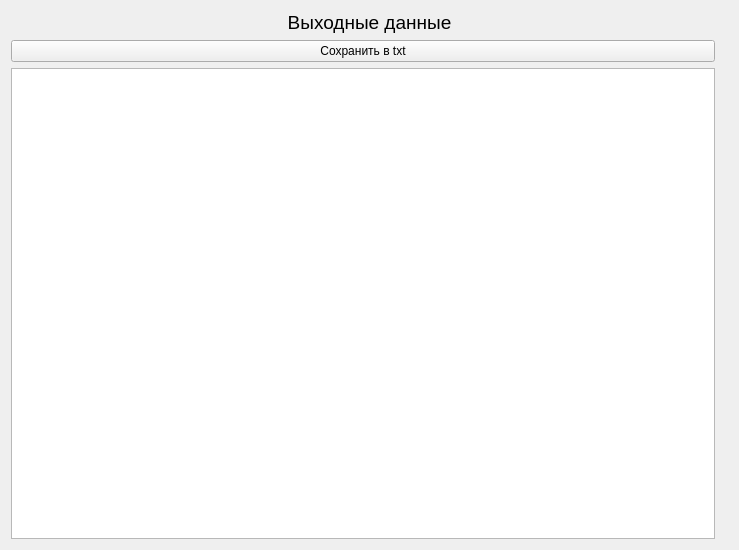
<?xml version="1.0" encoding="UTF-8"?>
<ui version="4.0">
 <class>results_data_page</class>
 <widget class="QWidget" name="results_data_page">
  <property name="geometry">
   <rect>
    <x>0</x>
    <y>0</y>
    <width>739</width>
    <height>550</height>
   </rect>
  </property>
  <property name="windowTitle">
   <string>Form</string>
  </property>
  <layout class="QGridLayout" name="gridLayout">
   <item row="1" column="0">
    <widget class="QPushButton" name="save_file_button">
     <property name="text">
      <string>Сохранить в txt</string>
     </property>
    </widget>
   </item>
   <item row="0" column="0" colspan="2">
    <widget class="QLabel" name="label_2">
     <property name="font">
      <font>
       <pointsize>14</pointsize>
      </font>
     </property>
     <property name="text">
      <string>Выходные данные</string>
     </property>
     <property name="alignment">
      <set>Qt::AlignmentFlag::AlignCenter</set>
     </property>
    </widget>
   </item>
   <item row="1" column="1">
    <widget class="QLabel" name="filename_label">
     <property name="text">
      <string/>
     </property>
    </widget>
   </item>
   <item row="2" column="0">
    <widget class="QTextBrowser" name="textBrowser"/>
   </item>
  </layout>
 </widget>
 <resources/>
 <connections/>
</ui>
